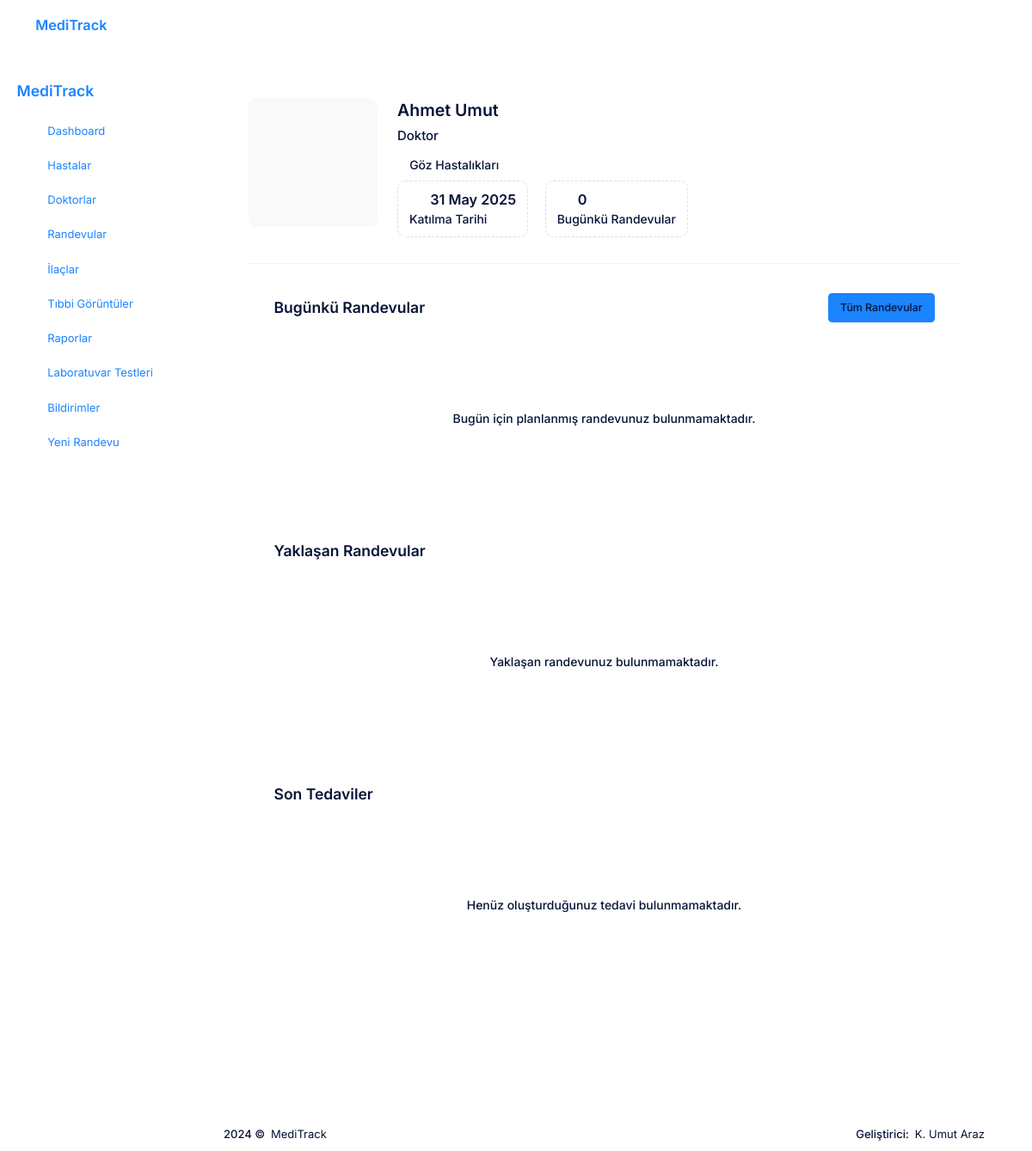
The app's page /dashboard/ (signed in), older data.
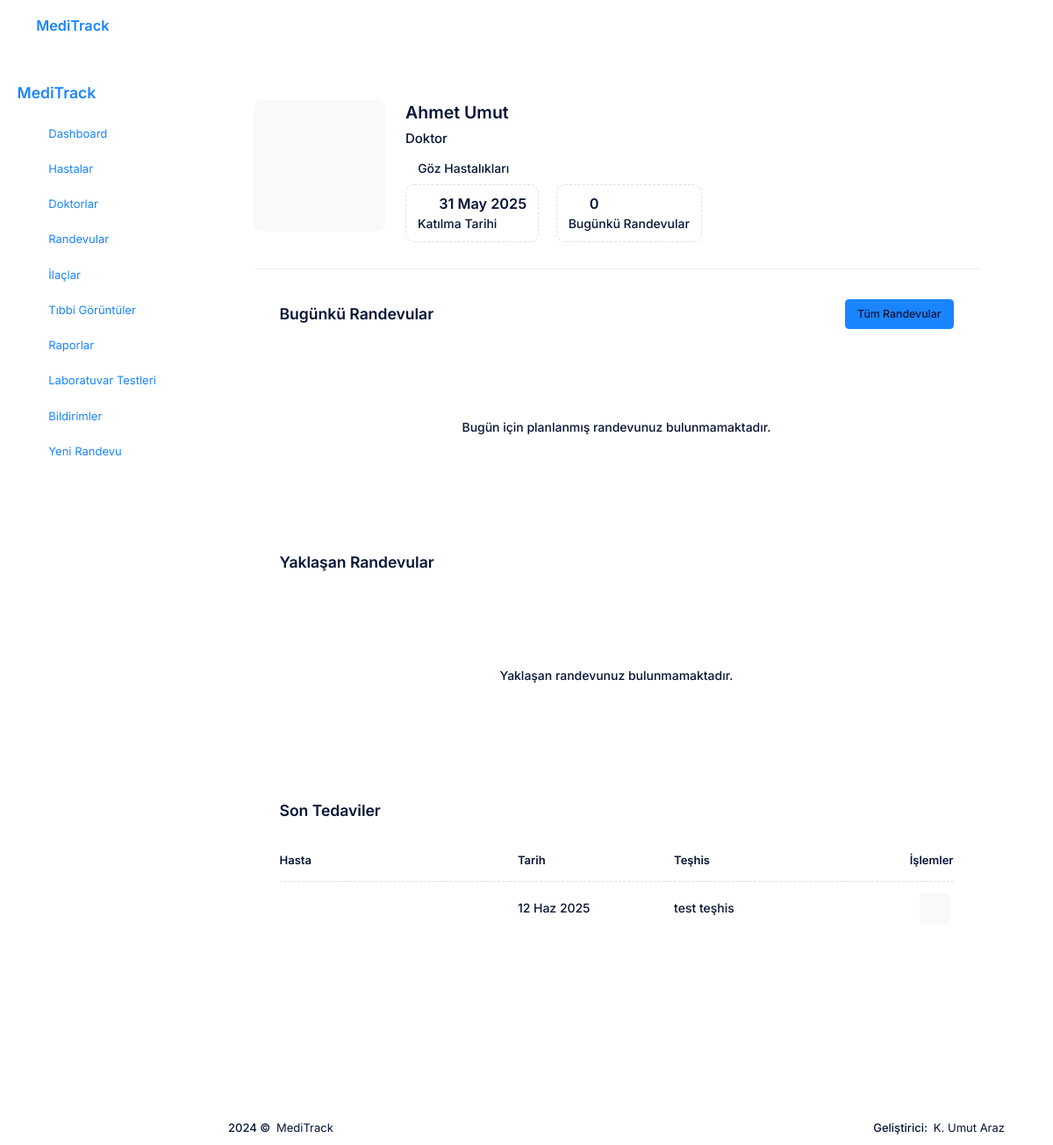
The same page, newer data.
### treatments/models.py (models this page shows, shortened)
class Treatment(models.Model):
    appointment = models.OneToOneField(
        Appointment,
        on_delete=models.CASCADE,
        related_name='treatment',
        verbose_name=_('Randevu')
    )
    diagnosis = models.TextField(
        verbose_name=_('Teşhis')
    )
    notes = models.TextField(
        blank=True,
        null=True,
        verbose_name=_('Notlar')
    )
    created_at = models.DateTimeField(
        auto_now_add=True,
        verbose_name=_('Oluşturulma Tarihi')
    )
    updated_at = models.DateTimeField(
        auto_now=True,
        verbose_name=_('Güncellenme Tarihi')
    )
    class Meta:
        verbose_name = _('Tedavi')
        verbose_name_plural = _('Tedaviler')
        ordering = ['-created_at']

### appointments/models.py (models this page shows, shortened)
class Appointment(models.Model):
    STATUS_CHOICES = [
        ('planned', _('Planlandı')),
        ('completed', _('Tamamlandı')),
        ('cancelled', _('İptal Edildi')),
    ]
    patient = models.ForeignKey(
        settings.AUTH_USER_MODEL,
        on_delete=models.CASCADE,
        related_name='patient_appointments',
        verbose_name=_('Hasta'),
        limit_choices_to={'user_type': 'patient'}
    )
    doctor = models.ForeignKey(
        settings.AUTH_USER_MODEL,
        on_delete=models.CASCADE,
        related_name='doctor_appointments',
        verbose_name=_('Doktor'),
        limit_choices_to={'user_type': 'doctor'}
    )
    date = models.DateField(
        verbose_name=_('Tarih')
    )
    time = models.TimeField(
        verbose_name=_('Saat')
    )
    description = models.TextField(
        blank=True,
        null=True,
        verbose_name=_('Açıklama')
    )
    status = models.CharField(
        max_length=20,
        choices=STATUS_CHOICES,
        default='planned',
        verbose_name=_('Durum')
    )
    created_at = models.DateTimeField(
        auto_now_add=True,
        verbose_name=_('Oluşturulma Tarihi')
    )
    updated_at = models.DateTimeField(
        auto_now=True,
        verbose_name=_('Güncellenme Tarihi')
    )
    class Meta:
        verbose_name = _('Randevu')
        verbose_name_plural = _('Randevular')
        ordering = ['-date', '-time']

### core/views.py (the view, shortened to what this page needs)
# urls.py: path('dashboard/', dashboard, name='dashboard'),
@login_required
def dashboard(request):
    user = request.user
    context = {'user': user}
    if user.is_patient():
        upcoming_appointments = Appointment.objects.filter(
            patient=user,
            date__gte=timezone.now().date(),
            status='planned'
        ).order_by('date', 'time')
        recent_treatments = Treatment.objects.filter(
            appointment__in=Appointment.objects.filter(patient=user)
        ).order_by('-created_at')[:5]
        context.update({
            'upcoming_appointments': upcoming_appointments,
            'recent_treatments': recent_treatments,
        })
        return render(request, 'core/patient_dashboard.html', context)
    elif user.is_doctor():
        today_appointments = Appointment.objects.filter(
            doctor=user,
            date=timezone.now().date(),
            status='planned'
        ).order_by('time')
        upcoming_appointments = Appointment.objects.filter(
            doctor=user,
            date__gt=timezone.now().date(),
            status='planned'
        ).order_by('date', 'time')[:5]
        recent_treatments = Treatment.objects.filter(
            appointment__in=Appointment.objects.filter(doctor=user)
        ).order_by('-created_at')[:5]
        doctor_appointments = Appointment.objects.filter(doctor=user)
        total_patients = User.objects.filter(
            user_type='patient',
            patient_appointments__in=doctor_appointments
        ).distinct().count()
        total_treatments = Treatment.objects.filter(
            appointment__in=doctor_appointments
        ).count()
        from datetime import timedelta
        week_start = timezone.now().date() - timedelta(days=timezone.now().weekday())
        weekly_appointments = []
        for i in range(7):
            day = week_start + timedelta(days=i)
            count = Appointment.objects.filter(doctor=user, date=day).count()
            weekly_appointments.append(count)
        from django.db.models import Count, Case, When, IntegerField
        from datetime import date
        age_demographics = [0, 0, 0, 0, 0]  # 0-18, 19-30, 31-45, 46-60, 60+
        doctor_appointments = Appointment.objects.filter(doctor=user)
        patients = User.objects.filter(
            user_type='patient',
            patient_appointments__in=doctor_appointments,
            date_of_birth__isnull=False
        ).distinct()
        for patient in patients:
            age = (date.today() - patient.date_of_birth).days // 365
            if age <= 18:
                age_demographics[0] += 1
            elif age <= 30:
                age_demographics[1] += 1
            elif age <= 45:
                age_demographics[2] += 1
            elif age <= 60:
                age_demographics[3] += 1
            else:
                age_demographics[4] += 1
        from django.db.models import Count
        doctor_appointments = Appointment.objects.filter(doctor=user)
        common_diagnoses_data = Treatment.objects.filter(
            appointment__in=doctor_appointments
        ).values('diagnosis').annotate(
            count=Count('diagnosis')
        ).order_by('-count')[:5]
        common_diagnoses = []
        for item in common_diagnoses_data:
            diagnosis = item['diagnosis']
            if len(diagnosis) > 20:
                diagnosis = diagnosis[:20] + "..."
            common_diagnoses.append({
                'name': diagnosis,
                'count': item['count']
            })
        context.update({
            'today_appointments': today_appointments,
            'upcoming_appointments': upcoming_appointments,
            'recent_treatments': recent_treatments,
            'total_patients': total_patients,
            'total_treatments': total_treatments,
            'weekly_appointments': weekly_appointments,
            'age_demographics': age_demographics,
            'common_diagnoses': common_diagnoses,
        })
        return render(request, 'core/doctor_dashboard.html', context)
    return render(request, 'core/dashboard.html', context)

### core/context_processors.py (called while the page is built)
def notifications_processor(request):
    context = {}
    if request.user.is_authenticated:
        unread_notifications_count = Notification.objects.filter(
            user=request.user,
            is_read=False
        ).count()
        recent_notifications = Notification.objects.filter(
            user=request.user
        ).order_by('-created_at')[:5]
        context['unread_notifications_count'] = unread_notifications_count
        context['recent_notifications'] = recent_notifications
    return context

### users/models.py (called while the page is built)
    def is_patient(self):
        return self.user_type == 'patient'

    def is_doctor(self):
        return self.user_type == 'doctor'

    def is_receptionist(self):
        return self.user_type == 'receptionist'

    def is_admin_user(self):
        return self.user_type == 'admin'

### Templates/core/doctor_dashboard.html (shortened to what the changed rows need)
{% extends 'core/base.html' %}
{% block content %}
<div class="row g-5 g-xl-10 mb-5 mb-xl-10">
    <div class="col-12">
        <div class="card mb-5 mb-xl-10">
            <div class="card-body pt-9 pb-9">
                <div class="card mb-5 mb-xl-10">
                    <div class="card-body pt-0">
                        {% if recent_treatments %}
                        <div class="table-responsive">
                            <table class="table table-row-dashed table-row-gray-300 align-middle gs-0 gy-4">
                                <thead>
                                    <tr class="fw-bold text-muted">
                                        <th class="min-w-150px">Hasta</th>
                                        <th class="min-w-140px">Tarih</th>
                                        <th class="min-w-120px">Teşhis</th>
                                        <th class="min-w-100px text-end">İşlemler</th>
                                    </tr>
                                </thead>
                                <tbody>
                                    {% for treatment in recent_treatments %}
                                    <tr>
                                        <td>
                                            <div class="d-flex align-items-center">
                                                <div class="symbol symbol-45px me-5">
                                                    <i class="ki-outline ki-abstract-26 fs-3"></i>
                                                </div>
                                            </div>
                                        </td>
                                        <td>
                                            <span class="text-gray-900 fw-semibold d-block fs-6">{{ treatment.appointment.date|date:"d M Y" }}</span>
                                        </td>
                                        <td>
                                            <span class="text-gray-900 fw-semibold d-block fs-6">{{ treatment.diagnosis|truncatechars:50 }}</span>
                                        </td>
                                        <td class="text-end">
                                            <a href="{% url 'treatment-detail' treatment.id %}" class="btn btn-icon btn-bg-light btn-active-color-primary btn-sm me-1">
                                                <i class="ki-outline ki-switch fs-2"></i>
                                            </a>
                                        </td>
                                    </tr>
                                    {% endfor %}
                                </tbody>
                            </table>
                        </div>
                        {% else %}
                        <div class="text-center py-10">
                            <i class="ki-outline ki-document fs-4x text-muted mb-5"></i>
                            <div class="text-muted fw-semibold fs-6 mb-5">Henüz oluşturduğunuz tedavi bulunmamaktadır.</div>
                        </div>
                        {% endif %}
                    </div>
                </div>
            </div>
        </div>
    </div>
</div>
{% endblock %}

Row changes from the older to the newer data that the page shows:
added Treatment: appointment "12 Haz 2025", diagnosis "test teşhis"
Text that changed along with them:
text no longer shown: "Henüz oluşturduğunuz tedavi bulunmamaktadır."
text now shown: "Hasta Tarih Teşhis İşlemler"
